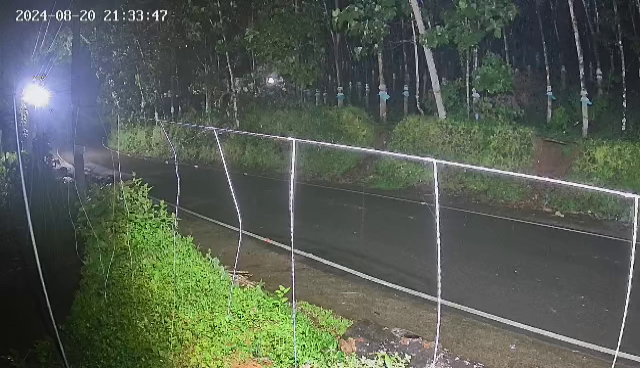
#> input picture frame 19 of Motion_detectioN_using_opencv/video.mp4, 640 x 368 px
$ python motion_detector.py
#> lines starting #> are read from the running program, lines starting #| are printed output that depends on the picture
import cv2
import time
import requests
import serial

first_frame = None

# ser = serial.Serial('/dev/cu.usbserial-1410', 115200)
video = cv2.VideoCapture("video.mp4")

while True:
    check, frame = video.read()
#> frame is the input picture: shape (368, 640, 3); mean B, G, R 82.8, 93.3, 84.8
    status = 0
    gray = cv2.cvtColor(frame,cv2.COLOR_BGR2GRAY)
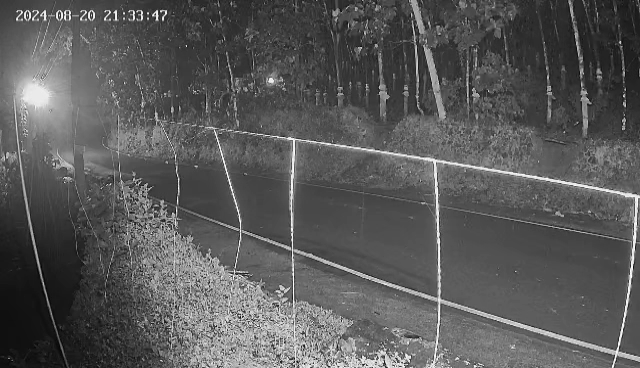
#> gray: shape (368, 640); min 2, max 255, mean 89.5
    gray = cv2.GaussianBlur(gray,(21,21),0)
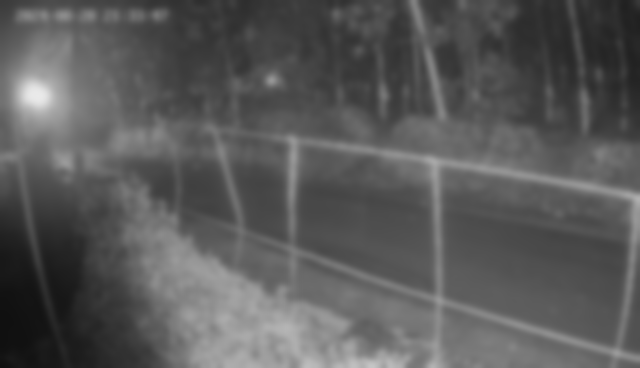
#> gray: shape (368, 640); min 16, max 234, mean 89.5

    if first_frame is None:
        first_frame=gray
        continue

    delta_frame=cv2.absdiff(first_frame,gray)
    thresh_frame=cv2.threshold(delta_frame, 35, 255, cv2.THRESH_BINARY)[1]
    thresh_frame=cv2.dilate(thresh_frame, None, iterations=2)

    (cnts,_)=cv2.findContours(thresh_frame.copy(), cv2.RETR_EXTERNAL, cv2.CHAIN_APPROX_SIMPLE)

    for contour in cnts:
        if cv2.contourArea(contour) < 35:
            continue

        (x, y, w, h)=cv2.boundingRect(contour)
        cv2.rectangle(frame, (x, y), (x+w, y+h), (0,255,0), 3)
        print("Elephant detected")
        b="2"
        # ser.write(b.encode())
        requests.get("https://blynk.cloud/external/api/update?token=YOUR_AUTH_KEY&v0=50")
        time.sleep(0.2)
        val=requests.get("https://blynk.cloud/external/api/update?token=YOUR_AUTH_KEY6&v0=0")


    cv2.imshow("Gray Frame",gray)
    cv2.imshow("Delta Frame",delta_frame)
    cv2.imshow("Threshold Frame",thresh_frame)
    cv2.imshow("Color Frame",frame)

    key=cv2.waitKey(1)

    if key == ord('q'):
        break

    time.sleep(0.3)


video.release()
cv2.destroyAllWindows

$ run again, starting later in the video
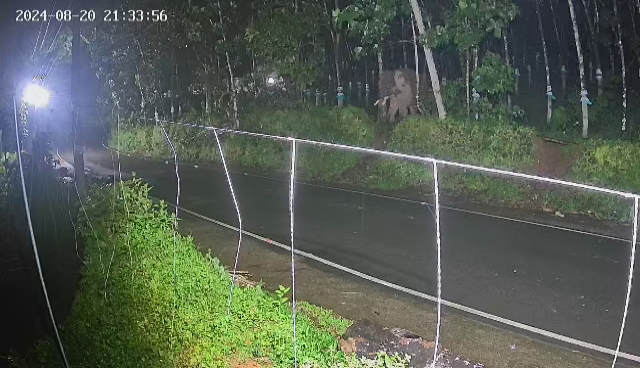
#> input picture frame 85 of Motion_detectioN_using_opencv/video.mp4, 640 x 368 px
#> frame is the input picture: shape (368, 640, 3); mean B, G, R 82.7, 93.6, 84.9
#> `gray = cv2.cvtColor(frame,cv2.COLOR_BGR2GRAY)`:
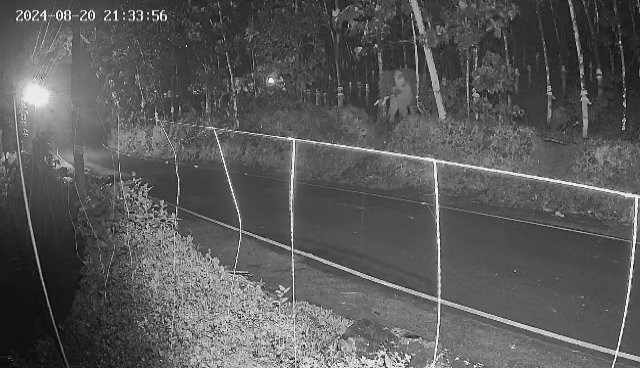
#> gray: shape (368, 640); min 1, max 255, mean 89.7
#> `gray = cv2.GaussianBlur(gray,(21,21),0)`:
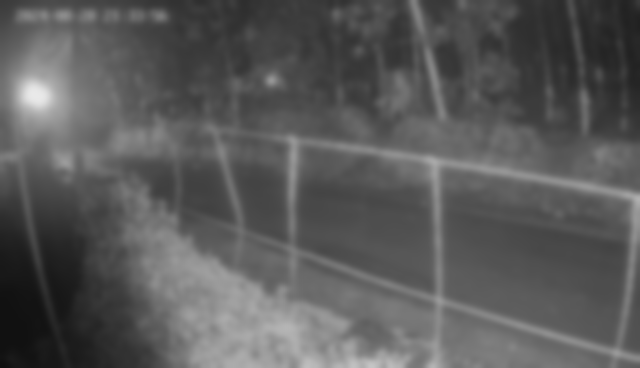
#> gray: shape (368, 640); min 16, max 233, mean 89.7
